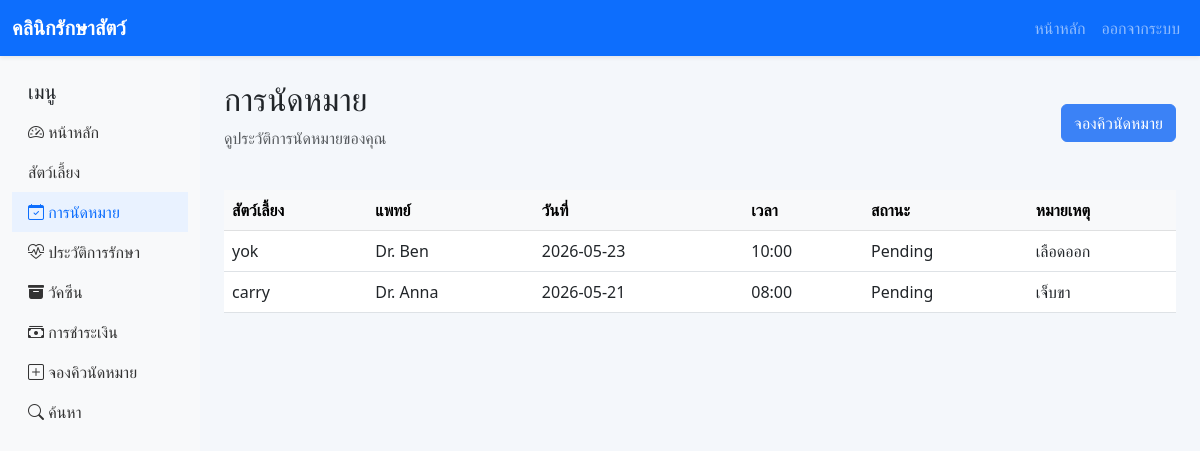
The app's page /appointments (signed in) with its own data.
### models/appointment.py (models this page shows)
class Appointment(db.Model):
    __tablename__ = 'appointments'
    id = db.Column(db.Integer, primary_key=True)
    pet_id = db.Column(db.Integer, db.ForeignKey('pets.id'), nullable=False)
    doctor_id = db.Column(db.Integer, db.ForeignKey('doctors.id'), nullable=False)
    appointment_date = db.Column(db.Date, nullable=False)
    appointment_time = db.Column(db.String(20), nullable=False)
    status = db.Column(db.String(50), nullable=False, default='Pending')
    note = db.Column(db.Text, nullable=True)
    treatment = db.relationship('Treatment', backref='appointment', uselist=False)
    payment = db.relationship('Payment', backref='appointment', uselist=False)

### models/pet.py (models this page shows)
class Pet(db.Model):
    __tablename__ = 'pets'
    id = db.Column(db.Integer, primary_key=True)
    owner_id = db.Column(db.Integer, db.ForeignKey('users.id'), nullable=False)
    pet_name = db.Column(db.String(120), nullable=False)
    species = db.Column(db.String(80), nullable=False)
    breed = db.Column(db.String(100), nullable=True)
    age = db.Column(db.Integer, nullable=True)
    gender = db.Column(db.String(20), nullable=True)
    weight = db.Column(db.Float, nullable=True)
    image = db.Column(db.String(200), nullable=True)
    appointments = db.relationship('Appointment', backref='pet', lazy=True)
    vaccines = db.relationship('Vaccine', backref='pet', lazy=True)

### models/doctor.py (models this page shows)
class Doctor(db.Model):
    __tablename__ = 'doctors'
    id = db.Column(db.Integer, primary_key=True)
    doctor_name = db.Column(db.String(120), nullable=False)
    specialty = db.Column(db.String(120), nullable=False)
    phone = db.Column(db.String(50), nullable=True)
    email = db.Column(db.String(120), nullable=True)
    appointments = db.relationship('Appointment', backref='doctor', lazy=True)

### routes/user.py (the view)
@user_bp.route('/appointments')
@login_required
def appointments():
    appointments = Appointment.query.join(Pet).filter(Pet.owner_id == current_user.id).order_by(Appointment.appointment_date.desc()).all()
    return render_template('appointments.html', appointments=appointments)

### models/user.py (called while the page is built)
    def is_admin(self):
        return self.role == 'admin'

### templates/appointments.html (shortened to what this page needs)
{% extends 'base.html' %}
{% block content %}
<div class="d-flex justify-content-between align-items-center mb-4">
    <div>
        <h2>การนัดหมาย</h2>
        <p class="text-muted">ดูประวัติการนัดหมายของคุณ</p>
    </div>
    <a href="{{ url_for('appointment.book_appointment') }}" class="btn btn-primary">จองคิวนัดหมาย</a>
</div>
<div class="table-responsive">
    <table class="table table-hover align-middle">
        <thead class="table-light">
            <tr>
                <th>สัตว์เลี้ยง</th>
                <th>แพทย์</th>
                <th>วันที่</th>
                <th>เวลา</th>
                <th>สถานะ</th>
                <th>หมายเหตุ</th>
            </tr>
        </thead>
        <tbody>
            {% for appointment in appointments %}
            <tr>
                <td>{{ appointment.pet.pet_name }}</td>
                <td>{{ appointment.doctor.doctor_name }}</td>
                <td>{{ appointment.appointment_date }}</td>
                <td>{{ appointment.appointment_time }}</td>
                <td>{{ appointment.status }}</td>
                <td>{{ appointment.note or '-' }}</td>
            </tr>
            {% else %}
            <tr><td colspan="6" class="text-center">ไม่มีการนัดหมาย</td></tr>
            {% endfor %}
        </tbody>
    </table>
</div>
{% endblock %}

### static/css/style.css (style rules this page uses)
body { background: #f4f7fb; min-height: 100vh; }
.table td, .table th { vertical-align: middle; }
.btn-primary { background: #3b82f6; border-color: #3b82f6; }

### records on screen
Appointment: pet.pet_name "yok", doctor.doctor_name "Dr. Ben", appointment_date "2026-05-23", appointment_time "10:00", status "Pending", note "เลือดออก"
Appointment: pet.pet_name "carry", doctor.doctor_name "Dr. Anna", appointment_date "2026-05-21", appointment_time "08:00", status "Pending", note "เจ็บขา"
